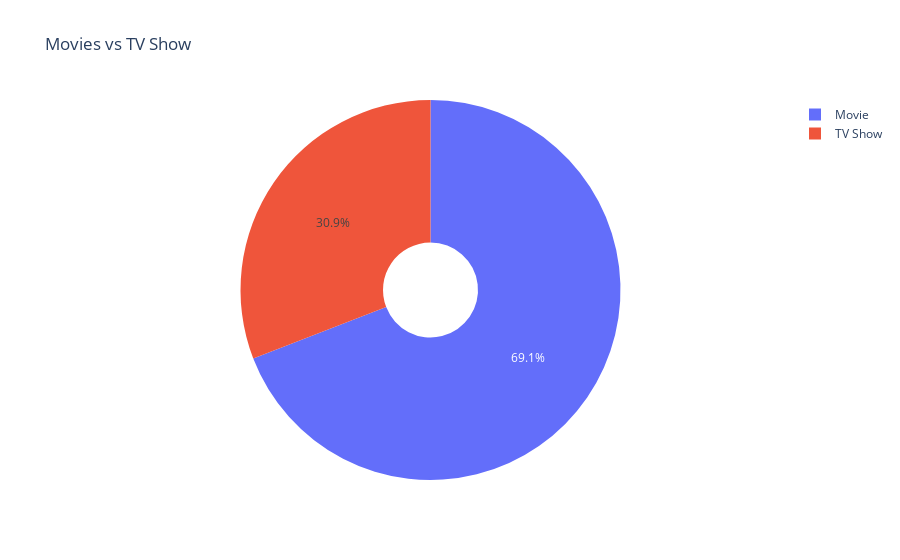

The notebook cell this image was saved under:
### Code cell
showtype=data.type.value_counts()
#fig = px.pie( values=showtype.values, names=showtype.index, title='Movies vs TV Show',hole=0.25)
#fig.show()

### Figure 1 — Plotly figure (JSON) as saved in the notebook; plotly's stock layout.template omitted (floating-point values rounded to 4 significant figures)
{"data": [{"domain": {"x": [0, 1], "y": [0, 1]}, "hole": 0.25, "hovertemplate": "label=%{label}<br>value=%{value}<extra></extra>", "labels": ["Movie", "TV Show"], "legendgroup": "", "name": "", "showlegend": true, "type": "pie", "values": [5372, 2398]}], "layout": {"legend": {"tracegroupgap": 0}, "title": {"text": "Movies vs TV Show"}}}
